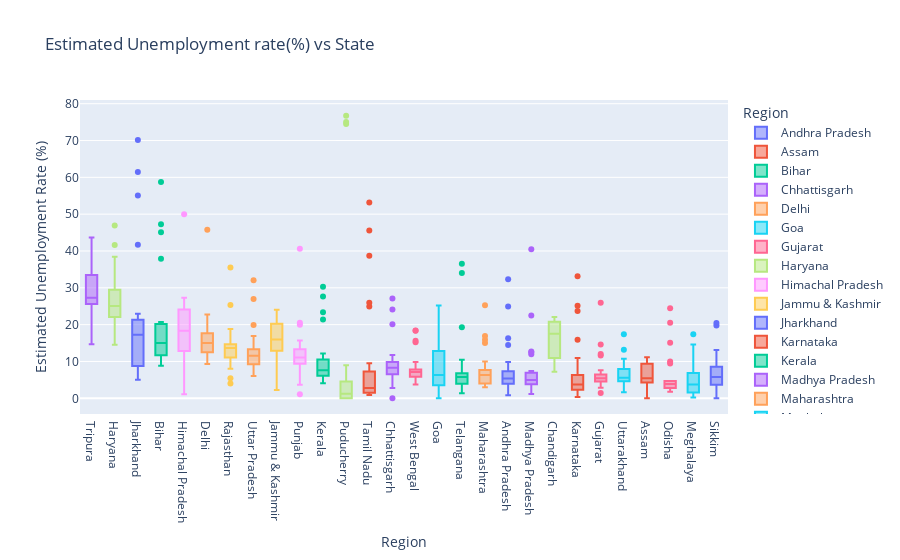

Notebook cell for this chart:
### Markdown cell above
#### Estimated Unemployment Rate(%)

### Code cell
plt.figure(figsize=(20,15))
fig = px.box(unemp_non_null,x='Region',y='Estimated Unemployment Rate (%)',color='Region',title='Estimated Unemployment rate(%) vs State',template='plotly')
fig.update_layout(xaxis={'categoryorder':'total descending'})
fig.show()

### Figure 1 — Plotly figure (JSON) as saved in the notebook; plotly's stock layout.template omitted (floating-point values rounded to 4 significant figures)
{"data": [{"alignmentgroup": "True", "hovertemplate": "Region=%{x}<br>Estimated Unemployment Rate (%)=%{y}<extra></extra>", "legendgroup": "Andhra Pradesh", "marker": {"color": "#636efa"}, "name": "Andhra Pradesh", "notched": false, "offsetgroup": "Andhra Pradesh", "orientation": "v", "showlegend": true, "type": "box", "x": ["Andhra Pradesh", "Andhra Pradesh", "Andhra Pradesh", "Andhra Pradesh", "Andhra Pradesh", "Andhra Pradesh", "Andhra Pradesh", "Andhra Pradesh", "Andhra Pradesh", "Andhra Pradesh", "Andhra Pradesh", "Andhra Pradesh", "Andhra Pradesh", "Andhra Pradesh", "Andhra Pradesh", "Andhra Pradesh", "Andhra Pradesh", "Andhra Pradesh", "Andhra Pradesh", "Andhra Pradesh", "Andhra Pradesh", "Andhra Pradesh", "Andhra Pradesh", "Andhra Pradesh", "Andhra Pradesh", "Andhra Pradesh", "Andhra Pradesh", "Andhra Pradesh"], "x0": " ", "xaxis": "x", "y": [3.65, 3.05, 3.75, 3.32, 5.17, 3.52, 4.12, 4.38, 4.84, 5.91, 4.06, 16.29, 14.46, 0.85, 6.09, 3.8, 5.64, 4.61, 6.01, 4.7, 7.54, 7.88, 7.11, 5.66, 9.88, 32.3, 24.91, 5.86], "y0": " ", "yaxis": "y"}, {"alignmentgroup": "True", "hovertemplate": "Region=%{x}<br>Estimated Unemployment Rate (%)=%{y}<extra></extra>", "legendgroup": "Assam", "marker": {"color": "#EF553B"}, "name": "Assam", "notched": false, "offsetgroup": "Assam", "orientation": "v", "showlegend": true, "type": "box", "x": ["Assam", "Assam", "Assam", "Assam", "Assam", "Assam", "Assam", "Assam", "Assam", "Assam", "Assam", "Assam", "Assam", "Assam", "Assam", "Assam", "Assam", "Assam", "Assam", "Assam", "Assam", "Assam", "Assam", "Assam", "Assam", "Assam"], "x0": " ", "xaxis": "x", "y": [4.29, 5.08, 4.26, 5.79, 4.46, 4.65, 4.66, 4.29, 3.26, 3.77, 9.38, 0, 7.87, 9.89, 3.21, 10.39, 9.26, 11.17, 6.31, 5.02, 7.24, 9.98, 10.34, 8.37, 10.77, 3.42], "y0": " ", "yaxis": "y"}, {"alignmentgroup": "True", "hovertemplate": "Region=%{x}<br>Estimated Unemployment Rate (%)=%{y}<extra></extra>", "legendgroup": "Bihar", "marker": {"color": "#00cc96"}, "name": "Bihar", "notched": false, "offsetgroup": "Bihar", "orientation": "v", "showlegend": true, "type": "box", "x": ["Bihar", "Bihar", "Bihar", "Bihar", "Bihar", "Bihar", "Bihar", "Bihar", "Bihar", "Bihar", "Bihar", "Bihar", "Bihar", "Bihar", "Bihar", "Bihar", "Bihar", "Bihar", "Bihar", "Bihar", "Bihar", "Bihar", "Bihar", "Bihar", "Bihar", "Bihar", "Bihar", "Bihar"], "x0": " ", "xaxis": "x", "y": [9.27, 10.2, 13.44, 11, 8.87, 12.47, 12.4, 10.16, 9.13, 9.61, 15.39, 45.09, 47.26, 20.49, 19.9, 13.29, 16.41, 17.66, 20.46, 14.06, 17.62, 14.91, 20.69, 15.11, 15.73, 58.77, 37.87, 12.45], "y0": " ", "yaxis": "y"}, {"alignmentgroup": "True", "hovertemplate": "Region=%{x}<br>Estimated Unemployment Rate (%)=%{y}<extra></extra>", "legendgroup": "Chhattisgarh", "marker": {"color": "#ab63fa"}, "name": "Chhattisgarh", "notched": false, "offsetgroup": "Chhattisgarh", "orientation": "v", "showlegend": true, "type": "box", "x": ["Chhattisgarh", "Chhattisgarh", "Chhattisgarh", "Chhattisgarh", "Chhattisgarh", "Chhattisgarh", "Chhattisgarh", "Chhattisgarh", "Chhattisgarh", "Chhattisgarh", "Chhattisgarh", "Chhattisgarh", "Chhattisgarh", "Chhattisgarh", "Chhattisgarh", "Chhattisgarh", "Chhattisgarh", "Chhattisgarh", "Chhattisgarh", "Chhattisgarh", "Chhattisgarh", "Chhattisgarh", "Chhattisgarh", "Chhattisgarh", "Chhattisgarh", "Chhattisgarh", "Chhattisgarh", "Chhattisgarh"], "x0": " ", "xaxis": "x", "y": [9.82, 6.76, 4.54, 4.64, 8.33, 6.96, 2.77, 6.11, 9.89, 7.89, 7.31, 0, 7.64, 10.14, 9.77, 11.77, 8.17, 6.29, 9.46, 10.27, 8.32, 3.57, 9.01, 9.79, 8.21, 20.13, 24.1, 27.07], "y0": " ", "yaxis": "y"}, {"alignmentgroup": "True", "hovertemplate": "Region=%{x}<br>Estimated Unemployment Rate (%)=%{y}<extra></extra>", "legendgroup": "Delhi", "marker": {"color": "#FFA15A"}, "name": "Delhi", "notched": false, "offsetgroup": "Delhi", "orientation": "v", "showlegend": true, "type": "box", "x": ["Delhi", "Delhi", "Delhi", "Delhi", "Delhi", "Delhi", "Delhi", "Delhi", "Delhi", "Delhi", "Delhi", "Delhi", "Delhi", "Delhi", "Delhi", "Delhi", "Delhi", "Delhi", "Delhi", "Delhi", "Delhi", "Delhi", "Delhi", "Delhi", "Delhi", "Delhi", "Delhi", "Delhi"], "x0": " ", "xaxis": "x", "y": [12.56, 9.33, 11.07, 17.18, 12.5, 15.84, 11.11, 16.97, 13.48, 13.81, 15.18, 20.69, 22.76, 21.14, 12.31, 12.76, 14.68, 13.52, 20.59, 12.41, 16.11, 11.07, 22.45, 14.86, 17.09, 16.51, 45.78, 18.11], "y0": " ", "yaxis": "y"}, {"alignmentgroup": "True", "hovertemplate": "Region=%{x}<br>Estimated Unemployment Rate (%)=%{y}<extra></extra>", "legendgroup": "Goa", "marker": {"color": "#19d3f3"}, "name": "Goa", "notched": false, "offsetgroup": "Goa", "orientation": "v", "showlegend": true, "type": "box", "x": ["Goa", "Goa", "Goa", "Goa", "Goa", "Goa", "Goa", "Goa", "Goa", "Goa", "Goa", "Goa", "Goa", "Goa", "Goa", "Goa", "Goa", "Goa", "Goa", "Goa", "Goa", "Goa", "Goa", "Goa"], "x0": " ", "xaxis": "x", "y": [2.91, 5.45, 10.98, 1.98, 3.61, 7.21, 23.71, 3.54, 5.38, 0, 15.91, 20, 2.75, 13.33, 12.28, 4.9, 3.16, 12.31, 25.2, 16.22, 10.92, 4.31, 4.76, 11.76], "y0": " ", "yaxis": "y"}, {"alignmentgroup": "True", "hovertemplate": "Region=%{x}<br>Estimated Unemployment Rate (%)=%{y}<extra></extra>", "legendgroup": "Gujarat", "marker": {"color": "#FF6692"}, "name": "Gujarat", "notched": false, "offsetgroup": "Gujarat", "orientation": "v", "showlegend": true, "type": "box", "x": ["Gujarat", "Gujarat", "Gujarat", "Gujarat", "Gujarat", "Gujarat", "Gujarat", "Gujarat", "Gujarat", "Gujarat", "Gujarat", "Gujarat", "Gujarat", "Gujarat", "Gujarat", "Gujarat", "Gujarat", "Gujarat", "Gujarat", "Gujarat", "Gujarat", "Gujarat", "Gujarat", "Gujarat", "Gujarat", "Gujarat", "Gujarat", "Gujarat"], "x0": " ", "xaxis": "x", "y": [2.88, 4.77, 4.58, 3.7, 6.29, 4.91, 4.68, 3.46, 5.35, 6.64, 7.59, 12, 14.58, 1.41, 4.09, 6.31, 5.15, 4.2, 5.96, 5.45, 7.53, 5.71, 5.82, 6.04, 5.39, 25.94, 11.62, 4.54], "y0": " ", "yaxis": "y"}, {"alignmentgroup": "True", "hovertemplate": "Region=%{x}<br>Estimated Unemployment Rate (%)=%{y}<extra></extra>", "legendgroup": "Haryana", "marker": {"color": "#B6E880"}, "name": "Haryana", "notched": false, "offsetgroup": "Haryana", "orientation": "v", "showlegend": true, "type": "box", "x": ["Haryana", "Haryana", "Haryana", "Haryana", "Haryana", "Haryana", "Haryana", "Haryana", "Haryana", "Haryana", "Haryana", "Haryana", "Haryana", "Haryana", "Haryana", "Haryana", "Haryana", "Haryana", "Haryana", "Haryana", "Haryana", "Haryana", "Haryana", "Haryana", "Haryana", "Haryana", "Haryana", "Haryana"], "x0": " ", "xaxis": "x", "y": [14.54, 23.08, 16.22, 30.94, 16.36, 24.17, 16.59, 29.56, 16.21, 27.19, 23.92, 41.61, 34.22, 35.57, 24.67, 20.42, 25.45, 24.19, 26.84, 21.04, 27.06, 23.65, 27.24, 23.29, 27.14, 46.89, 38.46, 29.41], "y0": " ", "yaxis": "y"}, {"alignmentgroup": "True", "hovertemplate": "Region=%{x}<br>Estimated Unemployment Rate (%)=%{y}<extra></extra>", "legendgroup": "Himachal Pradesh", "marker": {"color": "#FF97FF"}, "name": "Himachal Pradesh", "notched": false, "offsetgroup": "Himachal Pradesh", "orientation": "v", "showlegend": true, "type": "box", "x": ["Himachal Pradesh", "Himachal Pradesh", "Himachal Pradesh", "Himachal Pradesh", "Himachal Pradesh", "Himachal Pradesh", "Himachal Pradesh", "Himachal Pradesh", "Himachal Pradesh", "Himachal Pradesh", "Himachal Pradesh", "Himachal Pradesh", "Himachal Pradesh", "Himachal Pradesh", "Himachal Pradesh", "Himachal Pradesh", "Himachal Pradesh", "Himachal Pradesh", "Himachal Pradesh", "Himachal Pradesh", "Himachal Pradesh", "Himachal Pradesh", "Himachal Pradesh", "Himachal Pradesh", "Himachal Pradesh", "Himachal Pradesh", "Himachal Pradesh", "Himachal Pradesh"], "x0": " ", "xaxis": "x", "y": [13.68, 11.43, 20.59, 18.56, 15.98, 15.81, 22.86, 19.46, 16.67, 15.42, 17.71, 2.13, 25.64, 1.12, 10.88, 21.43, 21.51, 24.48, 12, 23.77, 27.27, 25.32, 18.15, 27.31, 26.44, 2.7, 50, 10.81], "y0": " ", "yaxis": "y"}, {"alignmentgroup": "True", "hovertemplate": "Region=%{x}<br>Estimated Unemployment Rate (%)=%{y}<extra></extra>", "legendgroup": "Jammu & Kashmir", "marker": {"color": "#FECB52"}, "name": "Jammu & Kashmir", "notched": false, "offsetgroup": "Jammu & Kashmir", "orientation": "v", "showlegend": true, "type": "box", "x": ["Jammu & Kashmir", "Jammu & Kashmir", "Jammu & Kashmir", "Jammu & Kashmir", "Jammu & Kashmir", "Jammu & Kashmir", "Jammu & Kashmir", "Jammu & Kashmir", "Jammu & Kashmir", "Jammu & Kashmir", "Jammu & Kashmir", "Jammu & Kashmir", "Jammu & Kashmir", "Jammu & Kashmir", "Jammu & Kashmir", "Jammu & Kashmir", "Jammu & Kashmir", "Jammu & Kashmir", "Jammu & Kashmir", "Jammu & Kashmir", "Jammu & Kashmir"], "x0": " ", "xaxis": "x", "y": [12.78, 12.09, 13.67, 11.32, 19.27, 14.73, 22.19, 21.23, 16, 2.22, 18.97, 23.04, 19.88, 21.55, 24.06, 14.29, 7.02, 18.54, 19.86, 14.29, 12.96], "y0": " ", "yaxis": "y"}, {"alignmentgroup": "True", "hovertemplate": "Region=%{x}<br>Estimated Unemployment Rate (%)=%{y}<extra></extra>", "legendgroup": "Jharkhand", "marker": {"color": "#636efa"}, "name": "Jharkhand", "notched": false, "offsetgroup": "Jharkhand", "orientation": "v", "showlegend": true, "type": "box", "x": ["Jharkhand", "Jharkhand", "Jharkhand", "Jharkhand", "Jharkhand", "Jharkhand", "Jharkhand", "Jharkhand", "Jharkhand", "Jharkhand", "Jharkhand", "Jharkhand", "Jharkhand", "Jharkhand", "Jharkhand", "Jharkhand", "Jharkhand", "Jharkhand", "Jharkhand", "Jharkhand", "Jharkhand", "Jharkhand", "Jharkhand", "Jharkhand", "Jharkhand", "Jharkhand", "Jharkhand", "Jharkhand"], "x0": " ", "xaxis": "x", "y": [7.11, 8.46, 9.98, 12.06, 7.12, 6.57, 8.07, 15.15, 6.16, 9.06, 5.01, 41.72, 55.1, 21.53, 17.23, 20.51, 15.67, 20.25, 21.16, 19.05, 17.34, 22.01, 22.96, 19.67, 16.4, 61.48, 70.17, 19.38], "y0": " ", "yaxis": "y"}, {"alignmentgroup": "True", "hovertemplate": "Region=%{x}<br>Estimated Unemployment Rate (%)=%{y}<extra></extra>", "legendgroup": "Karnataka", "marker": {"color": "#EF553B"}, "name": "Karnataka", "notched": false, "offsetgroup": "Karnataka", "orientation": "v", "showlegend": true, "type": "box", "x": ["Karnataka", "Karnataka", "Karnataka", "Karnataka", "Karnataka", "Karnataka", "Karnataka", "Karnataka", "Karnataka", "Karnataka", "Karnataka", "Karnataka", "Karnataka", "Karnataka", "Karnataka", "Karnataka", "Karnataka", "Karnataka", "Karnataka", "Karnataka", "Karnataka", "Karnataka", "Karnataka", "Karnataka", "Karnataka", "Karnataka", "Karnataka", "Karnataka"], "x0": " ", "xaxis": "x", "y": [5.46, 5.98, 0.52, 0.37, 3.2, 7.13, 1.19, 0.41, 2.57, 4.11, 2.39, 33.17, 23.72, 10.92, 6.56, 5, 2.29, 1.27, 3.57, 3.87, 3.44, 1.56, 3.31, 2.88, 4.92, 25.12, 15.88, 6.12], "y0": " ", "yaxis": "y"}, {"alignmentgroup": "True", "hovertemplate": "Region=%{x}<br>Estimated Unemployment Rate (%)=%{y}<extra></extra>", "legendgroup": "Kerala", "marker": {"color": "#00cc96"}, "name": "Kerala", "notched": false, "offsetgroup": "Kerala", "orientation": "v", "showlegend": true, "type": "box", "x": ["Kerala", "Kerala", "Kerala", "Kerala", "Kerala", "Kerala", "Kerala", "Kerala", "Kerala", "Kerala", "Kerala", "Kerala", "Kerala", "Kerala", "Kerala", "Kerala", "Kerala", "Kerala", "Kerala", "Kerala", "Kerala", "Kerala", "Kerala", "Kerala", "Kerala", "Kerala", "Kerala", "Kerala"], "x0": " ", "xaxis": "x", "y": [6.63, 9, 4.95, 10.32, 5.35, 9.14, 5, 10.77, 4.11, 8.91, 8.85, 10.71, 23.38, 27.66, 6.11, 6.67, 7.58, 7.69, 5.52, 5.35, 6.71, 7.31, 6.65, 6.08, 9.14, 21.43, 30.28, 12.17], "y0": " ", "yaxis": "y"}, {"alignmentgroup": "True", "hovertemplate": "Region=%{x}<br>Estimated Unemployment Rate (%)=%{y}<extra></extra>", "legendgroup": "Madhya Pradesh", "marker": {"color": "#ab63fa"}, "name": "Madhya Pradesh", "notched": false, "offsetgroup": "Madhya Pradesh", "orientation": "v", "showlegend": true, "type": "box", "x": ["Madhya Pradesh", "Madhya Pradesh", "Madhya Pradesh", "Madhya Pradesh", "Madhya Pradesh", "Madhya Pradesh", "Madhya Pradesh", "Madhya Pradesh", "Madhya Pradesh", "Madhya Pradesh", "Madhya Pradesh", "Madhya Pradesh", "Madhya Pradesh", "Madhya Pradesh", "Madhya Pradesh", "Madhya Pradesh", "Madhya Pradesh", "Madhya Pradesh", "Madhya Pradesh", "Madhya Pradesh", "Madhya Pradesh", "Madhya Pradesh", "Madhya Pradesh", "Madhya Pradesh", "Madhya Pradesh", "Madhya Pradesh", "Madhya Pradesh", "Madhya Pradesh"], "x0": " ", "xaxis": "x", "y": [3.63, 4.25, 3.92, 4.94, 3.08, 2.98, 2.72, 2.94, 3.66, 4.42, 1.19, 12.5, 22.46, 6.46, 3.91, 6.38, 7.38, 6.82, 7, 4.4, 6.06, 6.2, 5.17, 4.96, 4.8, 11.94, 40.49, 12.72], "y0": " ", "yaxis": "y"}, {"alignmentgroup": "True", "hovertemplate": "Region=%{x}<br>Estimated Unemployment Rate (%)=%{y}<extra></extra>", "legendgroup": "Maharashtra", "marker": {"color": "#FFA15A"}, "name": "Maharashtra", "notched": false, "offsetgroup": "Maharashtra", "orientation": "v", "showlegend": true, "type": "box", "x": ["Maharashtra", "Maharashtra", "Maharashtra", "Maharashtra", "Maharashtra", "Maharashtra", "Maharashtra", "Maharashtra", "Maharashtra", "Maharashtra", "Maharashtra", "Maharashtra", "Maharashtra", "Maharashtra", "Maharashtra", "Maharashtra", "Maharashtra", "Maharashtra", "Maharashtra", "Maharashtra", "Maharashtra", "Maharashtra", "Maharashtra", "Maharashtra", "Maharashtra", "Maharashtra", "Maharashtra", "Maharashtra"], "x0": " ", "xaxis": "x", "y": [3.67, 4.34, 3.66, 3.76, 4.4, 3.81, 3.68, 3.03, 3.8, 4.24, 5.38, 25.28, 16.89, 9.4, 6.08, 6.46, 6.35, 7.57, 7.6, 7.51, 7.6, 7.83, 6.67, 5.34, 6.34, 14.99, 15.92, 10.01], "y0": " ", "yaxis": "y"}, {"alignmentgroup": "True", "hovertemplate": "Region=%{x}<br>Estimated Unemployment Rate (%)=%{y}<extra></extra>", "legendgroup": "Meghalaya", "marker": {"color": "#19d3f3"}, "name": "Meghalaya", "notched": false, "offsetgroup": "Meghalaya", "orientation": "v", "showlegend": true, "type": "box", "x": ["Meghalaya", "Meghalaya", "Meghalaya", "Meghalaya", "Meghalaya", "Meghalaya", "Meghalaya", "Meghalaya", "Meghalaya", "Meghalaya", "Meghalaya", "Meghalaya", "Meghalaya", "Meghalaya", "Meghalaya", "Meghalaya", "Meghalaya", "Meghalaya", "Meghalaya", "Meghalaya", "Meghalaya", "Meghalaya", "Meghalaya", "Meghalaya", "Meghalaya", "Meghalaya", "Meghalaya"], "x0": " ", "xaxis": "x", "y": [3.16, 4.23, 1.03, 0.52, 0.24, 3.7, 1.5, 1.8, 0.97, 2.76, 1.28, 8.38, 3.73, 1.35, 8.4, 8.66, 4.43, 5.8, 5.3, 7.2, 3.02, 5.21, 4.76, 7.37, 2.8, 17.39, 14.58], "y0": " ", "yaxis": "y"}, {"alignmentgroup": "True", "hovertemplate": "Region=%{x}<br>Estimated Unemployment Rate (%)=%{y}<extra></extra>", "legendgroup": "Odisha", "marker": {"color": "#FF6692"}, "name": "Odisha", "notched": false, "offsetgroup": "Odisha", "orientation": "v", "showlegend": true, "type": "box", "x": ["Odisha", "Odisha", "Odisha", "Odisha", "Odisha", "Odisha", "Odisha", "Odisha", "Odisha", "Odisha", "Odisha", "Odisha", "Odisha", "Odisha", "Odisha", "Odisha", "Odisha", "Odisha", "Odisha", "Odisha", "Odisha", "Odisha", "Odisha", "Odisha", "Odisha", "Odisha", "Odisha", "Odisha"], "x0": " ", "xaxis": "x", "y": [4.17, 4.71, 3.31, 3.68, 4.31, 4.28, 4.72, 4.67, 1.81, 3.31, 15.09, 24.48, 9.45, 4.59, 2.95, 2.63, 1.78, 3.5, 3.78, 4.5, 2.23, 3.36, 2.28, 2.19, 3.96, 20.5, 10, 2.18], "y0": " ", "yaxis": "y"}, {"alignmentgroup": "True", "hovertemplate": "Region=%{x}<br>Estimated Unemployment Rate (%)=%{y}<extra></extra>", "legendgroup": "Puducherry", "marker": {"color": "#B6E880"}, "name": "Puducherry", "notched": false, "offsetgroup": "Puducherry", "orientation": "v", "showlegend": true, "type": "box", "x": ["Puducherry", "Puducherry", "Puducherry", "Puducherry", "Puducherry", "Puducherry", "Puducherry", "Puducherry", "Puducherry", "Puducherry", "Puducherry", "Puducherry", "Puducherry", "Puducherry", "Puducherry", "Puducherry", "Puducherry", "Puducherry", "Puducherry", "Puducherry", "Puducherry", "Puducherry", "Puducherry", "Puducherry", "Puducherry", "Puducherry"], "x0": " ", "xaxis": "x", "y": [0, 0, 0, 4.85, 0, 1.18, 0, 1.99, 0.58, 1.74, 2.31, 74.51, 1.25, 0, 0, 8.95, 1.22, 1.17, 1.37, 5.21, 0.57, 1.78, 0.62, 76.74, 75, 4.55], "y0": " ", "yaxis": "y"}, {"alignmentgroup": "True", "hovertemplate": "Region=%{x}<br>Estimated Unemployment Rate (%)=%{y}<extra></extra>", "legendgroup": "Punjab", "marker": {"color": "#FF97FF"}, "name": "Punjab", "notched": false, "offsetgroup": "Punjab", "orientation": "v", "showlegend": true, "type": "box", "x": ["Punjab", "Punjab", "Punjab", "Punjab", "Punjab", "Punjab", "Punjab", "Punjab", "Punjab", "Punjab", "Punjab", "Punjab", "Punjab", "Punjab", "Punjab", "Punjab", "Punjab", "Punjab", "Punjab", "Punjab", "Punjab", "Punjab", "Punjab", "Punjab", "Punjab", "Punjab", "Punjab", "Punjab"], "x0": " ", "xaxis": "x", "y": [9.17, 12.21, 9.64, 6.69, 8.59, 12.56, 7.07, 6.13, 9.69, 10.41, 10.51, 3.69, 40.59, 20, 13.49, 13.17, 11.61, 11.99, 15.69, 13.75, 10.39, 11.97, 13.68, 11.99, 9.97, 1.13, 20.54, 10.55], "y0": " ", "yaxis": "y"}, {"alignmentgroup": "True", "hovertemplate": "Region=%{x}<br>Estimated Unemployment Rate (%)=%{y}<extra></extra>", "legendgroup": "Rajasthan", "marker": {"color": "#FECB52"}, "name": "Rajasthan", "notched": false, "offsetgroup": "Rajasthan", "orientation": "v", "showlegend": true, "type": "box", "x": ["Rajasthan", "Rajasthan", "Rajasthan", "Rajasthan", "Rajasthan", "Rajasthan", "Rajasthan", "Rajasthan", "Rajasthan", "Rajasthan", "Rajasthan", "Rajasthan", "Rajasthan", "Rajasthan", "Rajasthan", "Rajasthan", "Rajasthan", "Rajasthan", "Rajasthan", "Rajasthan", "Rajasthan", "Rajasthan", "Rajasthan", "Rajasthan", "Rajasthan", "Rajasthan", "Rajasthan", "Rajasthan"], "x0": " ", "xaxis": "x", "y": [4.03, 13.7, 9.7, 12.5, 5.45, 14.66, 10.47, 13.96, 8, 14.48, 9.47, 12.25, 10.45, 13.86, 13.62, 14.36, 11.67, 14.71, 12.63, 13.02, 14.3, 18.04, 18.82, 17.02, 18.54, 35.53, 25.35, 13.04], "y0": " ", "yaxis": "y"}, {"alignmentgroup": "True", "hovertemplate": "Region=%{x}<br>Estimated Unemployment Rate (%)=%{y}<extra></extra>", "legendgroup": "Sikkim", "marker": {"color": "#636efa"}, "name": "Sikkim", "notched": false, "offsetgroup": "Sikkim", "orientation": "v", "showlegend": true, "type": "box", "x": ["Sikkim", "Sikkim", "Sikkim", "Sikkim", "Sikkim", "Sikkim", "Sikkim", "Sikkim", "Sikkim", "Sikkim", "Sikkim", "Sikkim", "Sikkim", "Sikkim", "Sikkim", "Sikkim", "Sikkim"], "x0": " ", "xaxis": "x", "y": [5.48, 13.11, 1, 0, 5.81, 8.2, 7.76, 2.56, 4.82, 4.81, 9.68, 4.04, 7.37, 20.45, 5.77, 19.75, 2.63], "y0": " ", "yaxis": "y"}, {"alignmentgroup": "True", "hovertemplate": "Region=%{x}<br>Estimated Unemployment Rate (%)=%{y}<extra></extra>", "legendgroup": "Tamil Nadu", "marker": {"color": "#EF553B"}, "name": "Tamil Nadu", "notched": false, "offsetgroup": "Tamil Nadu", "orientation": "v", "showlegend": true, "type": "box", "x": ["Tamil Nadu", "Tamil Nadu", "Tamil Nadu", "Tamil Nadu", "Tamil Nadu", "Tamil Nadu", "Tamil Nadu", "Tamil Nadu", "Tamil Nadu", "Tamil Nadu", "Tamil Nadu", "Tamil Nadu", "Tamil Nadu", "Tamil Nadu", "Tamil Nadu", "Tamil Nadu", "Tamil Nadu", "Tamil Nadu", "Tamil Nadu", "Tamil Nadu", "Tamil Nadu", "Tamil Nadu", "Tamil Nadu", "Tamil Nadu", "Tamil Nadu", "Tamil Nadu", "Tamil Nadu", "Tamil Nadu"], "x0": " ", "xaxis": "x", "y": [0.97, 0.92, 6.01, 2.91, 1.71, 1.46, 2.46, 3.73, 1.18, 1.17, 6.36, 53.19, 38.73, 2.06, 0.89, 1.56, 3.18, 9.53, 1.86, 1.13, 2.65, 8.05, 2.05, 3.31, 6.46, 45.55, 25.95, 24.93], "y0": " ", "yaxis": "y"}, {"alignmentgroup": "True", "hovertemplate": "Region=%{x}<br>Estimated Unemployment Rate (%)=%{y}<extra></extra>", "legendgroup": "Telangana", "marker": {"color": "#00cc96"}, "name": "Telangana", "notched": false, "offsetgroup": "Telangana", "orientation": "v", "showlegend": true, "type": "box", "x": ["Telangana", "Telangana", "Telangana", "Telangana", "Telangana", "Telangana", "Telangana", "Telangana", "Telangana", "Telangana", "Telangana", "Telangana", "Telangana", "Telangana", "Telangana", "Telangana", "Telangana", "Telangana", "Telangana", "Telangana", "Telangana", "Telangana", "Telangana", "Telangana", "Telangana", "Telangana", "Telangana", "Telangana"], "x0": " ", "xaxis": "x", "y": [2.23, 5.92, 2.45, 1.4, 5.49, 7.29, 6.47, 1.35, 5.02, 9.02, 5.63, 4.51, 34.01, 19.3, 1.52, 1.43, 3.73, 4.19, 6.19, 6.74, 5.23, 4.22, 6.49, 6.74, 6.1, 10.5, 36.57, 6.92], "y0": " ", "yaxis": "y"}, {"alignmentgroup": "True", "hovertemplate": "Region=%{x}<br>Estimated Unemployment Rate (%)=%{y}<extra></extra>", "legendgroup": "Tripura", "marker": {"color": "#ab63fa"}, "name": "Tripura", "notched": false, "offsetgroup": "Tripura", "orientation": "v", "showlegend": true, "type": "box", "x": ["Tripura", "Tripura", "Tripura", "Tripura", "Tripura", "Tripura", "Tripura", "Tripura", "Tripura", "Tripura", "Tripura", "Tripura", "Tripura", "Tripura", "Tripura", "Tripura", "Tripura", "Tripura", "Tripura", "Tripura", "Tripura", "Tripura", "Tripura", "Tripura", "Tripura", "Tripura", "Tripura", "Tripura"], "x0": " ", "xaxis": "x", "y": [29.25, 26.64, 22.47, 25.49, 30.23, 27.54, 25.25, 26.53, 31.91, 26.22, 31.61, 43.64, 14.71, 18.84, 34.69, 25.59, 25.81, 33.45, 33.57, 26.67, 27.15, 33.48, 34.37, 33.88, 25.69, 34.88, 16.78, 27.47], "y0": " ", "yaxis": "y"}, {"alignmentgroup": "True", "hovertemplate": "Region=%{x}<br>Estimated Unemployment Rate (%)=%{y}<extra></extra>", "legendgroup": "Uttar Pradesh", "marker": {"color": "#FFA15A"}, "name": "Uttar Pradesh", "notched": false, "offsetgroup": "Uttar Pradesh", "orientation": "v", "showlegend": true, "type": "box", "x": ["Uttar Pradesh", "Uttar Pradesh", "Uttar Pradesh", "Uttar Pradesh", "Uttar Pradesh", "Uttar Pradesh", "Uttar Pradesh", "Uttar Pradesh", "Uttar Pradesh", "Uttar Pradesh", "Uttar Pradesh", "Uttar Pradesh", "Uttar Pradesh", "Uttar Pradesh", "Uttar Pradesh", "Uttar Pradesh", "Uttar Pradesh", "Uttar Pradesh", "Uttar Pradesh", "Uttar Pradesh", "Uttar Pradesh", "Uttar Pradesh", "Uttar Pradesh", "Uttar Pradesh", "Uttar Pradesh", "Uttar Pradesh", "Uttar Pradesh", "Uttar Pradesh"], "x0": " ", "xaxis": "x", "y": [10.26, 11.13, 9.19, 11.47, 6.45, 10.18, 6.94, 8.43, 6.06, 8.12, 9.37, 19.92, 16.89, 8.51, 14.4, 11.62, 11.8, 14.73, 13.58, 10.35, 11.31, 12.37, 12.34, 11.65, 12.32, 26.94, 32.06, 13.05], "y0": " ", "yaxis": "y"}, {"alignmentgroup": "True", "hovertemplate": "Region=%{x}<br>Estimated Unemployment Rate (%)=%{y}<extra></extra>", "legendgroup": "Uttarakhand", "marker": {"color": "#19d3f3"}, "name": "Uttarakhand", "notched": false, "offsetgroup": "Uttarakhand", "orientation": "v", "showlegend": true, "type": "box", "x": ["Uttarakhand", "Uttarakhand", "Uttarakhand", "Uttarakhand", "Uttarakhand", "Uttarakhand", "Uttarakhand", "Uttarakhand", "Uttarakhand", "Uttarakhand", "Uttarakhand", "Uttarakhand", "Uttarakhand", "Uttarakhand", "Uttarakhand", "Uttarakhand", "Uttarakhand", "Uttarakhand", "Uttarakhand", "Uttarakhand", "Uttarakhand", "Uttarakhand", "Uttarakhand", "Uttarakhand", "Uttarakhand", "Uttarakhand", "Uttarakhand"], "x0": " ", "xaxis": "x", "y": [1.63, 4.65, 5.74, 6.11, 3.47, 4.83, 5.56, 4.52, 4.17, 4.85, 3.66, 3.57, 10.71, 9.17, 4.69, 6.94, 7.43, 9.62, 4.72, 6.34, 7.39, 8.92, 5.28, 8.15, 13.18, 17.36, 5.08], "y0": " ", "yaxis": "y"}, {"alignmentgroup": "True", "hovertemplate": "Region=%{x}<br>Estimated Unemployment Rate (%)=%{y}<extra></extra>", "legendgroup": "West Bengal", "marker": {"color": "#FF6692"}, "name": "West Bengal", "notched": false, "offsetgroup": "West Bengal", "orientation": "v", "showlegend": true, "type": "box", "x": ["West Bengal", "West Bengal", "West Bengal", "West Bengal", "West Bengal", "West Bengal", "West Bengal", "West Bengal", "West Bengal", "West Bengal", "West Bengal", "West Bengal", "West Bengal", "West Bengal", "West Bengal", "West Bengal", "West Bengal", "West Bengal", "West Bengal", "West Bengal", "West Bengal", "West Bengal", "West Bengal", "West Bengal", "West Bengal", "West Bengal", "West Bengal", "West Bengal"], "x0": " ", "xaxis": "x", "y": [6.02, 5.85, 5.62, 5.58, 5.26, 6.78, 5.83, 5.79, 6.79, 3.78, 7.02, 18.32, 18.43, 4.94, 7.25, 7.38, 7.91, 7.27, 7.79, 7.83, 6.61, 7.24, 7.27, 7.55, 6.67, 15.63, 15.22, 9.86], "y0": " ", "yaxis": "y"}, {"alignmentgroup": "True", "hovertemplate": "Region=%{x}<br>Estimated Unemployment Rate (%)=%{y}<extra></extra>", "legendgroup": "Chandigarh", "marker": {"color": "#B6E880"}, "name": "Chandigarh", "notched": false, "offsetgroup": "Chandigarh", "orientation": "v", "showlegend": true, "type": "box", "x": ["Chandigarh", "Chandigarh", "Chandigarh", "Chandigarh", "Chandigarh", "Chandigarh", "Chandigarh", "Chandigarh", "Chandigarh", "Chandigarh", "Chandigarh", "Chandigarh"], "x0": " ", "xaxis": "x", "y": [18.35, 12.4, 21.8, 9.52, 20.14, 13.99, 22.05, 8.33, 20, 16.67, 21.43, 7.22], "y0": " ", "yaxis": "y"}], "layout": {"boxmode": "overlay", "legend": {"title": {"text": "Region"}, "tracegroupgap": 0}, "title": {"text": "Estimated Unemployment rate(%) vs State"}, "xaxis": {"anchor": "y", "categoryarray": ["Andhra Pradesh", "Assam", "Bihar", "Chhattisgarh", "Delhi", "Goa", "Gujarat", "Haryana", "Himachal Pradesh", "Jammu & Kashmir", "Jharkhand", "Karnataka", "Kerala", "Madhya Pradesh", "Maharashtra", "Meghalaya", "Odisha", "Puducherry", "Punjab", "Rajasthan", "Sikkim", "Tamil Nadu", "Telangana", "Tripura", "Uttar Pradesh", "Uttarakhand", "West Bengal", "Chandigarh"], "categoryorder": "total descending", "domain": [0, 1], "title": {"text": "Region"}}, "yaxis": {"anchor": "x", "domain": [0, 1], "title": {"text": "Estimated Unemployment Rate (%)"}}}}
